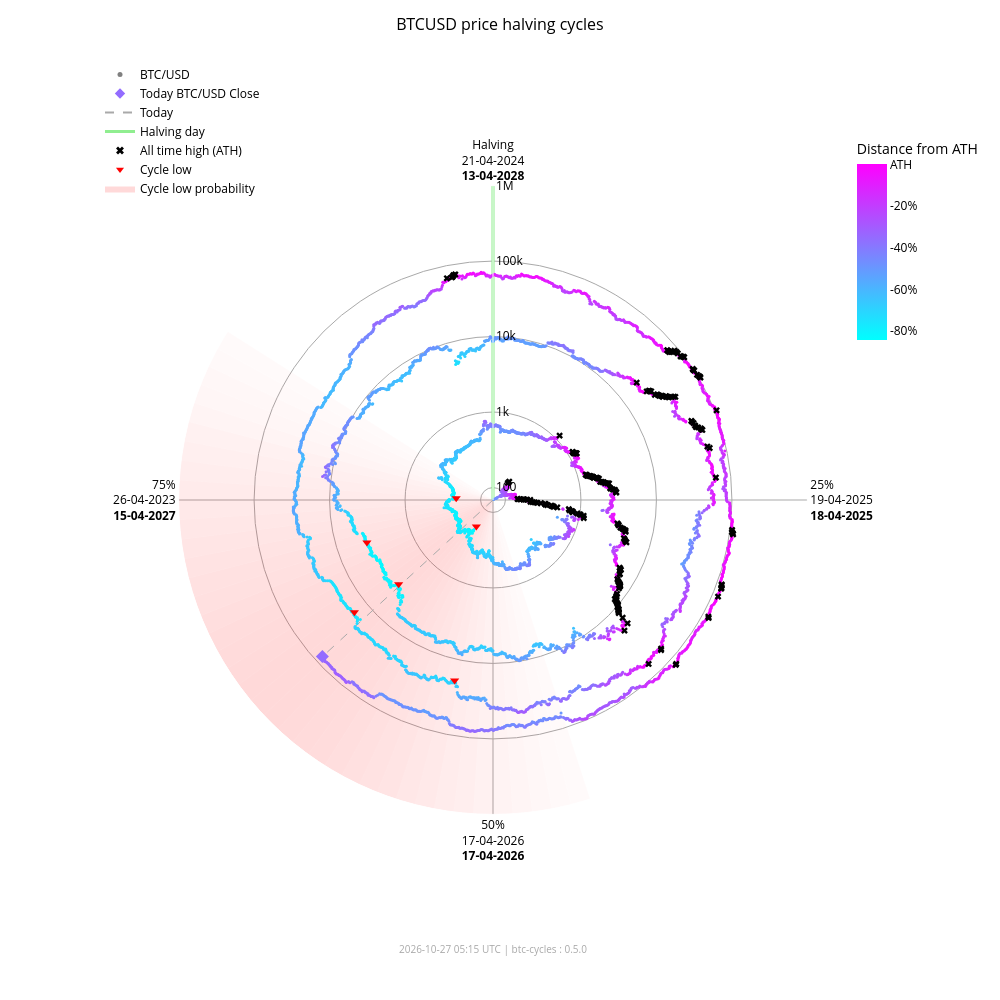

Notebook cell for this chart:
### Markdown cell above
### Interactive chart (plotly)

### Code cell
fig_interactive = btc.plot(
    kind="interactive",
    from_date="2012-11-28",
)
# plotly config for interactivity
config = {"scrollZoom": True, "displayModeBar": True}
# display in notebook
fig_interactive.show(config=config)

### Figure 1 — Plotly figure (JSON) as saved in the notebook; plotly's stock layout.template omitted (floating-point values rounded to 4 significant figures; data arrays with more than 128 entries replaced by an {"elided": "..."} marker saying what was removed)
{"data": [{"fill": "toself", "fillcolor": "rgba(255,0,0,0.018306980149439524)", "hoverinfo": "skip", "line": {"width": 0}, "mode": "lines", "r": [68.43, 1000000, 1000000, 68.43, 68.43], "showlegend": false, "theta": [162.0, 162.0, 165.6, 165.6, 162.0], "type": "scatterpolar"}, {"fill": "toself", "fillcolor": "rgba(255,0,0,0.02405911634527998)", "hoverinfo": "skip", "line": {"width": 0}, "mode": "lines", "r": [68.43, 1000000, 1000000, 68.43, 68.43], "showlegend": false, "theta": [165.6, 165.6, 169.2, 169.2, 165.6], "type": "scatterpolar"}, {"fill": "toself", "fillcolor": "rgba(255,0,0,0.030803449372254352)", "hoverinfo": "skip", "line": {"width": 0}, "mode": "lines", "r": [68.43, 1000000, 1000000, 68.43, 68.43], "showlegend": false, "theta": [169.2, 169.2, 172.8, 172.8, 169.2], "type": "scatterpolar"}, {"fill": "toself", "fillcolor": "rgba(255,0,0,0.03847233586005252)", "hoverinfo": "skip", "line": {"width": 0}, "mode": "lines", "r": [68.43, 1000000, 1000000, 68.43, 68.43], "showlegend": false, "theta": [172.8, 172.8, 176.4, 176.4, 172.8], "type": "scatterpolar"}, {"fill": "toself", "fillcolor": "rgba(255,0,0,0.04694405159551339)", "hoverinfo": "skip", "line": {"width": 0}, "mode": "lines", "r": [68.43, 1000000, 1000000, 68.43, 68.43], "showlegend": false, "theta": [176.4, 176.4, 180.0, 180.0, 176.4], "type": "scatterpolar"}, {"fill": "toself", "fillcolor": "rgba(255,0,0,0.05605603979818329)", "hoverinfo": "skip", "line": {"width": 0}, "mode": "lines", "r": [68.43, 1000000, 1000000, 68.43, 68.43], "showlegend": false, "theta": [180.0, 180.0, 183.6, 183.6, 180.0], "type": "scatterpolar"}, {"fill": "toself", "fillcolor": "rgba(255,0,0,0.06562330627802694)", "hoverinfo": "skip", "line": {"width": 0}, "mode": "lines", "r": [68.43, 1000000, 1000000, 68.43, 68.43], "showlegend": false, "theta": [183.6, 183.6, 187.2, 187.2, 183.6], "type": "scatterpolar"}, {"fill": "toself", "fillcolor": "rgba(255,0,0,0.07545707932574237)", "hoverinfo": "skip", "line": {"width": 0}, "mode": "lines", "r": [68.43, 1000000, 1000000, 68.43, 68.43], "showlegend": false, "theta": [187.2, 187.2, 190.8, 190.8, 187.2], "type": "scatterpolar"}, {"fill": "toself", "fillcolor": "rgba(255,0,0,0.08537841060169407)", "hoverinfo": "skip", "line": {"width": 0}, "mode": "lines", "r": [68.43, 1000000, 1000000, 68.43, 68.43], "showlegend": false, "theta": [190.8, 190.8, 194.4, 194.4, 190.8], "type": "scatterpolar"}, {"fill": "toself", "fillcolor": "rgba(255,0,0,0.09522272137134848)", "hoverinfo": "skip", "line": {"width": 0}, "mode": "lines", "r": [68.43, 1000000, 1000000, 68.43, 68.43], "showlegend": false, "theta": [194.4, 194.4, 198.0, 198.0, 194.4], "type": "scatterpolar"}, {"fill": "toself", "fillcolor": "rgba(255,0,0,0.10483418800389058)", "hoverinfo": "skip", "line": {"width": 0}, "mode": "lines", "r": [68.43, 1000000, 1000000, 68.43, 68.43], "showlegend": false, "theta": [198.0, 198.0, 201.6, 201.6, 198.0], "type": "scatterpolar"}, {"fill": "toself", "fillcolor": "rgba(255,0,0,0.11405248627197925)", "hoverinfo": "skip", "line": {"width": 0}, "mode": "lines", "r": [68.43, 1000000, 1000000, 68.43, 68.43], "showlegend": false, "theta": [201.6, 201.6, 205.2, 205.2, 201.6], "type": "scatterpolar"}, {"fill": "toself", "fillcolor": "rgba(255,0,0,0.12269756305009562)", "hoverinfo": "skip", "line": {"width": 0}, "mode": "lines", "r": [68.43, 1000000, 1000000, 68.43, 68.43], "showlegend": false, "theta": [205.2, 205.2, 208.8, 208.8, 205.2], "type": "scatterpolar"}, {"fill": "toself", "fillcolor": "rgba(255,0,0,0.13055959037792858)", "hoverinfo": "skip", "line": {"width": 0}, "mode": "lines", "r": [68.43, 1000000, 1000000, 68.43, 68.43], "showlegend": false, "theta": [208.8, 208.8, 212.4, 212.4, 208.8], "type": "scatterpolar"}, {"fill": "toself", "fillcolor": "rgba(255,0,0,0.13740037014073872)", "hoverinfo": "skip", "line": {"width": 0}, "mode": "lines", "r": [68.43, 1000000, 1000000, 68.43, 68.43], "showlegend": false, "theta": [212.4, 212.4, 216.0, 216.0, 212.4], "type": "scatterpolar"}, {"fill": "toself", "fillcolor": "rgba(255,0,0,0.14296927208088228)", "hoverinfo": "skip", "line": {"width": 0}, "mode": "lines", "r": [68.43, 1000000, 1000000, 68.43, 68.43], "showlegend": false, "theta": [216.0, 216.0, 219.6, 219.6, 216.0], "type": "scatterpolar"}, {"fill": "toself", "fillcolor": "rgba(255,0,0,0.14703219887325494)", "hoverinfo": "skip", "line": {"width": 0}, "mode": "lines", "r": [68.43, 1000000, 1000000, 68.43, 68.43], "showlegend": false, "theta": [219.6, 219.6, 223.2, 223.2, 219.6], "type": "scatterpolar"}, {"fill": "toself", "fillcolor": "rgba(255,0,0,0.14940752827264187)", "hoverinfo": "skip", "line": {"width": 0}, "mode": "lines", "r": [68.43, 1000000, 1000000, 68.43, 68.43], "showlegend": false, "theta": [223.2, 223.2, 226.8, 226.8, 223.2], "type": "scatterpolar"}, {"fill": "toself", "fillcolor": "rgba(255,0,0,0.15)", "hoverinfo": "skip", "line": {"width": 0}, "mode": "lines", "r": [68.43, 1000000, 1000000, 68.43, 68.43], "showlegend": false, "theta": [226.8, 226.8, 230.4, 230.4, 226.8], "type": "scatterpolar"}, {"fill": "toself", "fillcolor": "rgba(255,0,0,0.14882314851976614)", "hoverinfo": "skip", "line": {"width": 0}, "mode": "lines", "r": [68.43, 1000000, 1000000, 68.43, 68.43], "showlegend": false, "theta": [230.4, 230.4, 234.0, 234.0, 230.4], "type": "scatterpolar"}, {"fill": "toself", "fillcolor": "rgba(255,0,0,0.14600334989350275)", "hoverinfo": "skip", "line": {"width": 0}, "mode": "lines", "r": [68.43, 1000000, 1000000, 68.43, 68.43], "showlegend": false, "theta": [234.0, 234.0, 237.6, 237.6, 234.0], "type": "scatterpolar"}, {"fill": "toself", "fillcolor": "rgba(255,0,0,0.14176315293000513)", "hoverinfo": "skip", "line": {"width": 0}, "mode": "lines", "r": [68.43, 1000000, 1000000, 68.43, 68.43], "showlegend": false, "theta": [237.6, 237.6, 241.2, 241.2, 237.6], "type": "scatterpolar"}, {"fill": "toself", "fillcolor": "rgba(255,0,0,0.1363869302869166)", "hoverinfo": "skip", "line": {"width": 0}, "mode": "lines", "r": [68.43, 1000000, 1000000, 68.43, 68.43], "showlegend": false, "theta": [241.2, 241.2, 244.8, 244.8, 241.2], "type": "scatterpolar"}, {"fill": "toself", "fillcolor": "rgba(255,0,0,0.13017643696734477)", "hoverinfo": "skip", "line": {"width": 0}, "mode": "lines", "r": [68.43, 1000000, 1000000, 68.43, 68.43], "showlegend": false, "theta": [244.8, 244.8, 248.4, 248.4, 244.8], "type": "scatterpolar"}, {"fill": "toself", "fillcolor": "rgba(255,0,0,0.1234063302665758)", "hoverinfo": "skip", "line": {"width": 0}, "mode": "lines", "r": [68.43, 1000000, 1000000, 68.43, 68.43], "showlegend": false, "theta": [248.4, 248.4, 252.0, 252.0, 248.4], "type": "scatterpolar"}, {"fill": "toself", "fillcolor": "rgba(255,0,0,0.11628949020714345)", "hoverinfo": "skip", "line": {"width": 0}, "mode": "lines", "r": [68.43, 1000000, 1000000, 68.43, 68.43], "showlegend": false, "theta": [252.0, 252.0, 255.6, 255.6, 252.0], "type": "scatterpolar"}, {"fill": "toself", "fillcolor": "rgba(255,0,0,0.108959277972535)", "hoverinfo": "skip", "line": {"width": 0}, "mode": "lines", "r": [68.43, 1000000, 1000000, 68.43, 68.43], "showlegend": false, "theta": [255.6, 255.6, 259.2, 259.2, 255.6], "type": "scatterpolar"}, {"fill": "toself", "fillcolor": "rgba(255,0,0,0.1014715299920515)", "hoverinfo": "skip", "line": {"width": 0}, "mode": "lines", "r": [68.43, 1000000, 1000000, 68.43, 68.43], "showlegend": false, "theta": [259.2, 259.2, 262.8, 262.8, 259.2], "type": "scatterpolar"}, {"fill": "toself", "fillcolor": "rgba(255,0,0,0.09382430417652897)", "hoverinfo": "skip", "line": {"width": 0}, "mode": "lines", "r": [68.43, 1000000, 1000000, 68.43, 68.43], "showlegend": false, "theta": [262.8, 262.8, 266.4, 266.4, 262.8], "type": "scatterpolar"}, {"fill": "toself", "fillcolor": "rgba(255,0,0,0.08598937207621672)", "hoverinfo": "skip", "line": {"width": 0}, "mode": "lines", "r": [68.43, 1000000, 1000000, 68.43, 68.43], "showlegend": false, "theta": [266.4, 266.4, 270.0, 270.0, 266.4], "type": "scatterpolar"}, {"fill": "toself", "fillcolor": "rgba(255,0,0,0.07794710108398434)", "hoverinfo": "skip", "line": {"width": 0}, "mode": "lines", "r": [68.43, 1000000, 1000000, 68.43, 68.43], "showlegend": false, "theta": [270.0, 270.0, 273.6, 273.6, 270.0], "type": "scatterpolar"}, {"fill": "toself", "fillcolor": "rgba(255,0,0,0.06971614429145927)", "hoverinfo": "skip", "line": {"width": 0}, "mode": "lines", "r": [68.43, 1000000, 1000000, 68.43, 68.43], "showlegend": false, "theta": [273.6, 273.6, 277.2, 277.2, 273.6], "type": "scatterpolar"}, {"fill": "toself", "fillcolor": "rgba(255,0,0,0.061371174705723626)", "hoverinfo": "skip", "line": {"width": 0}, "mode": "lines", "r": [68.43, 1000000, 1000000, 68.43, 68.43], "showlegend": false, "theta": [277.2, 277.2, 280.8, 280.8, 277.2], "type": "scatterpolar"}, {"fill": "toself", "fillcolor": "rgba(255,0,0,0.05304520605236535)", "hoverinfo": "skip", "line": {"width": 0}, "mode": "lines", "r": [68.43, 1000000, 1000000, 68.43, 68.43], "showlegend": false, "theta": [280.8, 280.8, 284.4, 284.4, 280.8], "type": "scatterpolar"}, {"fill": "toself", "fillcolor": "rgba(255,0,0,0.044916938988340704)", "hoverinfo": "skip", "line": {"width": 0}, "mode": "lines", "r": [68.43, 1000000, 1000000, 68.43, 68.43], "showlegend": false, "theta": [284.4, 284.4, 288.0, 288.0, 284.4], "type": "scatterpolar"}, {"fill": "toself", "fillcolor": "rgba(255,0,0,0.0371870550186571)", "hoverinfo": "skip", "line": {"width": 0}, "mode": "lines", "r": [68.43, 1000000, 1000000, 68.43, 68.43], "showlegend": false, "theta": [288.0, 288.0, 291.6, 291.6, 288.0], "type": "scatterpolar"}, {"fill": "toself", "fillcolor": "rgba(255,0,0,0.030049603184432498)", "hoverinfo": "skip", "line": {"width": 0}, "mode": "lines", "r": [68.43, 1000000, 1000000, 68.43, 68.43], "showlegend": false, "theta": [291.6, 291.6, 295.2, 295.2, 291.6], "type": "scatterpolar"}, {"fill": "toself", "fillcolor": "rgba(255,0,0,0.023665126797805223)", "hoverinfo": "skip", "line": {"width": 0}, "mode": "lines", "r": [68.43, 1000000, 1000000, 68.43, 68.43], "showlegend": false, "theta": [295.2, 295.2, 298.8, 298.8, 295.2], "type": "scatterpolar"}, {"fill": "toself", "fillcolor": "rgba(255,0,0,0.018141004067302662)", "hoverinfo": "skip", "line": {"width": 0}, "mode": "lines", "r": [68.43, 1000000, 1000000, 68.43, 68.43], "showlegend": false, "theta": [298.8, 298.8, 302.4, 302.4, 298.8], "type": "scatterpolar"}, {"hoverinfo": "skip", "line": {"color": "darkgrey", "dash": "dash", "width": 1}, "mode": "lines", "r": [68.43, 80010.0], "showlegend": false, "theta": [227.4, 227.4], "type": "scatterpolar"}, {"hoverinfo": "skip", "line": {"color": "lightgreen", "width": 3}, "mode": "lines", "r": [68.43, 1000000], "showlegend": false, "theta": [0, 0], "type": "scatterpolar"}, {"hoverinfo": "text", "marker": {"color": {"elided": "4931 str values"}, "size": 3}, "mode": "markers", "r": {"elided": "4931 float values"}, "showlegend": false, "text": {"elided": "4931 str values"}, "theta": {"elided": "4931 float values"}, "type": "scatterpolar"}, {"hoverinfo": "text", "marker": {"color": "#936cff", "size": 10, "symbol": "diamond"}, "mode": "markers", "r": [80010.0], "showlegend": false, "text": ["Today<br>Date: 2026-10-26<br>Price: $80,006.65"], "theta": [227.4], "type": "scatterpolar"}, {"hoverinfo": "text", "marker": {"color": "black", "size": 6, "symbol": "x"}, "mode": "markers", "r": {"elided": "182 float values"}, "showlegend": false, "text": {"elided": "182 str values"}, "theta": {"elided": "182 float values"}, "type": "scatterpolar"}, {"hoverinfo": "text", "marker": {"color": "red", "size": 8, "symbol": "triangle-down"}, "mode": "markers", "r": [178.1, 210.5, 3237.0, 3961.0, 19020.0, 15790.0], "showlegend": false, "text": ["Cycle Low<br>Date: 2015-01-14<br>Price: $178.10<br>ATH distance: -84.5%", "Cycle Low<br>Date: 2015-08-24<br>Price: $210.49<br>ATH distance: -81.7%", "Cycle Low<br>Date: 2018-12-15<br>Price: $3,236.76<br>ATH distance: -83.4%", "Cycle Low<br>Date: 2019-03-15<br>Price: $3,960.91<br>ATH distance: -79.7%", "Cycle Low<br>Date: 2022-06-18<br>Price: $19,017.64<br>ATH distance: -71.9%", "Cycle Low<br>Date: 2022-11-21<br>Price: $15,787.28<br>ATH distance: -76.6%"], "theta": [212.1, 272.7, 228.3, 251.4, 192.0, 231.0], "type": "scatterpolar"}, {"marker": {"color": "grey", "size": 5}, "mode": "markers", "name": "BTC/USD", "r": [null], "theta": [null], "type": "scatterpolar"}, {"marker": {"color": "#936cff", "size": 8, "symbol": "diamond"}, "mode": "markers", "name": "Today BTC/USD Close", "r": [null], "theta": [null], "type": "scatterpolar"}, {"line": {"color": "darkgrey", "dash": "dash"}, "mode": "lines", "name": "Today", "r": [null], "theta": [null], "type": "scatterpolar"}, {"line": {"color": "lightgreen", "width": 3}, "mode": "lines", "name": "Halving day", "r": [null], "theta": [null], "type": "scatterpolar"}, {"marker": {"color": "black", "size": 7, "symbol": "x"}, "mode": "markers", "name": "All time high (ATH)", "r": [null], "theta": [null], "type": "scatterpolar"}, {"marker": {"color": "red", "size": 7, "symbol": "triangle-down"}, "mode": "markers", "name": "Cycle low", "r": [null], "theta": [null], "type": "scatterpolar"}, {"fill": "toself", "fillcolor": "rgba(255,0,0,0.15)", "line": {"width": 0}, "mode": "lines", "name": "Cycle low probability", "r": [null], "theta": [null], "type": "scatterpolar"}, {"hoverinfo": "skip", "marker": {"cmax": 0, "cmin": -0.8453, "color": [0], "colorbar": {"len": 0.25, "ticktext": ["ATH", "-20%", "-40%", "-60%", "-80%", "-100%"], "tickvals": [0, -0.2, -0.4, -0.6, -0.8, -1.0], "title": {"text": "Distance from ATH"}, "x": 0.95, "y": 0.92, "yanchor": "top"}, "colorscale": {"elided": "256x2 mixed values"}, "showscale": true, "size": 0}, "mode": "markers", "r": [null], "showlegend": false, "theta": [null], "type": "scatterpolar"}], "layout": {"annotations": [{"font": {"color": "darkgrey", "size": 10}, "showarrow": false, "text": "2026-10-27 05:15 UTC | btc-cycles : 0.5.0", "x": 0.5, "xref": "paper", "y": -0.02, "yref": "paper"}], "font": {"color": "black"}, "height": 1000, "legend": {"bgcolor": "rgba(0,0,0,0)", "font": {"color": "black"}, "x": 0.0, "y": 1.0}, "margin": {"b": 60, "l": 100, "r": 80, "t": 60}, "paper_bgcolor": "white", "plot_bgcolor": "white", "polar": {"angularaxis": {"color": "black", "direction": "clockwise", "gridcolor": "darkgrey", "rotation": 90, "ticktext": ["Halving<br>21-04-2024<br><b>13-04-2028</b>", "25%<br>19-04-2025<br><b>18-04-2025</b>", "50%<br>17-04-2026<br><b>17-04-2026</b>", "75%<br>26-04-2023<br><b>15-04-2027</b>"], "tickvals": [0, 90, 180, 270]}, "bgcolor": "white", "domain": {"x": [0.1, 0.9], "y": [0.05, 0.95]}, "radialaxis": {"angle": 90, "color": "black", "gridcolor": "darkgrey", "range": [1.835, 6.0], "tickangle": 90, "ticktext": ["100", "1k", "10k", "100k", "1M"], "tickvals": [100, 1000, 10000, 100000, 1000000], "type": "log"}}, "title": {"font": {"color": "black", "size": 16}, "text": "BTCUSD price halving cycles", "x": 0.5}, "width": 1000}}
